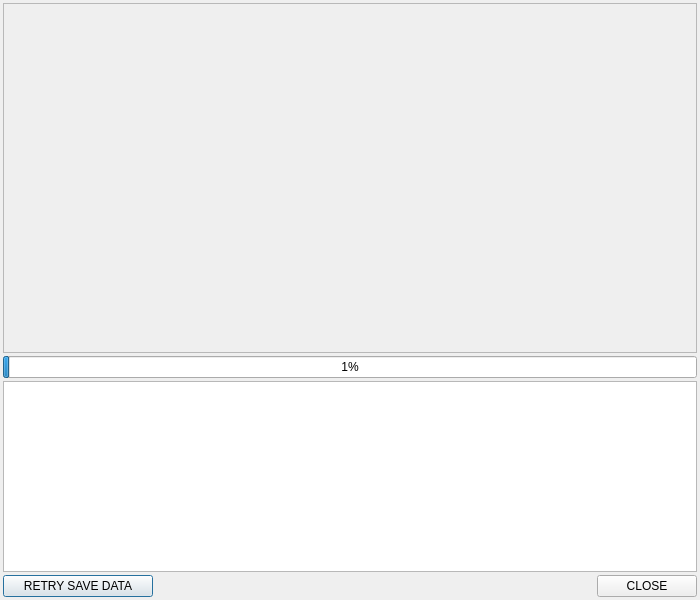
<?xml version="1.0" encoding="UTF-8"?>
<ui version="4.0">
 <class>CSaveDataDlg</class>
 <widget class="QDialog" name="CSaveDataDlg">
  <property name="geometry">
   <rect>
    <x>0</x>
    <y>0</y>
    <width>700</width>
    <height>600</height>
   </rect>
  </property>
  <property name="sizePolicy">
   <sizepolicy hsizetype="Preferred" vsizetype="Preferred">
    <horstretch>0</horstretch>
    <verstretch>0</verstretch>
   </sizepolicy>
  </property>
  <property name="minimumSize">
   <size>
    <width>700</width>
    <height>600</height>
   </size>
  </property>
  <property name="maximumSize">
   <size>
    <width>700</width>
    <height>600</height>
   </size>
  </property>
  <property name="windowTitle">
   <string>savedata</string>
  </property>
  <property name="windowIcon">
   <iconset resource="../../ABLEE_ChamberUi/chamberui.qrc">
    <normaloff>:/icon/record.ico</normaloff>:/icon/record.ico</iconset>
  </property>
  <property name="sizeGripEnabled">
   <bool>false</bool>
  </property>
  <property name="modal">
   <bool>true</bool>
  </property>
  <layout class="QVBoxLayout" name="verticalLayout">
   <property name="spacing">
    <number>3</number>
   </property>
   <property name="leftMargin">
    <number>3</number>
   </property>
   <property name="topMargin">
    <number>3</number>
   </property>
   <property name="rightMargin">
    <number>3</number>
   </property>
   <property name="bottomMargin">
    <number>3</number>
   </property>
   <item>
    <widget class="QLabel" name="lblSpinner">
     <property name="sizePolicy">
      <sizepolicy hsizetype="Preferred" vsizetype="Preferred">
       <horstretch>0</horstretch>
       <verstretch>0</verstretch>
      </sizepolicy>
     </property>
     <property name="minimumSize">
      <size>
       <width>694</width>
       <height>350</height>
      </size>
     </property>
     <property name="maximumSize">
      <size>
       <width>694</width>
       <height>350</height>
      </size>
     </property>
     <property name="frameShape">
      <enum>QFrame::StyledPanel</enum>
     </property>
     <property name="text">
      <string/>
     </property>
     <property name="scaledContents">
      <bool>false</bool>
     </property>
     <property name="alignment">
      <set>Qt::AlignCenter</set>
     </property>
    </widget>
   </item>
   <item>
    <widget class="QProgressBar" name="prgBar">
     <property name="value">
      <number>1</number>
     </property>
    </widget>
   </item>
   <item>
    <widget class="QPlainTextEdit" name="peLog">
     <property name="sizePolicy">
      <sizepolicy hsizetype="Preferred" vsizetype="Expanding">
       <horstretch>0</horstretch>
       <verstretch>0</verstretch>
      </sizepolicy>
     </property>
     <property name="minimumSize">
      <size>
       <width>0</width>
       <height>50</height>
      </size>
     </property>
     <property name="readOnly">
      <bool>true</bool>
     </property>
    </widget>
   </item>
   <item>
    <layout class="QHBoxLayout" name="horizontalLayout_4">
     <item>
      <widget class="QPushButton" name="btnSaveData">
       <property name="minimumSize">
        <size>
         <width>150</width>
         <height>0</height>
        </size>
       </property>
       <property name="text">
        <string>RETRY SAVE DATA</string>
       </property>
      </widget>
     </item>
     <item>
      <spacer name="horizontalSpacer_2">
       <property name="orientation">
        <enum>Qt::Horizontal</enum>
       </property>
       <property name="sizeHint" stdset="0">
        <size>
         <width>40</width>
         <height>20</height>
        </size>
       </property>
      </spacer>
     </item>
     <item>
      <widget class="QPushButton" name="btnHide">
       <property name="minimumSize">
        <size>
         <width>100</width>
         <height>0</height>
        </size>
       </property>
       <property name="text">
        <string>CLOSE</string>
       </property>
      </widget>
     </item>
    </layout>
   </item>
  </layout>
 </widget>
 <resources>
  <include location="../../ABLEE_ChamberUi/chamberui.qrc"/>
 </resources>
 <connections/>
</ui>
